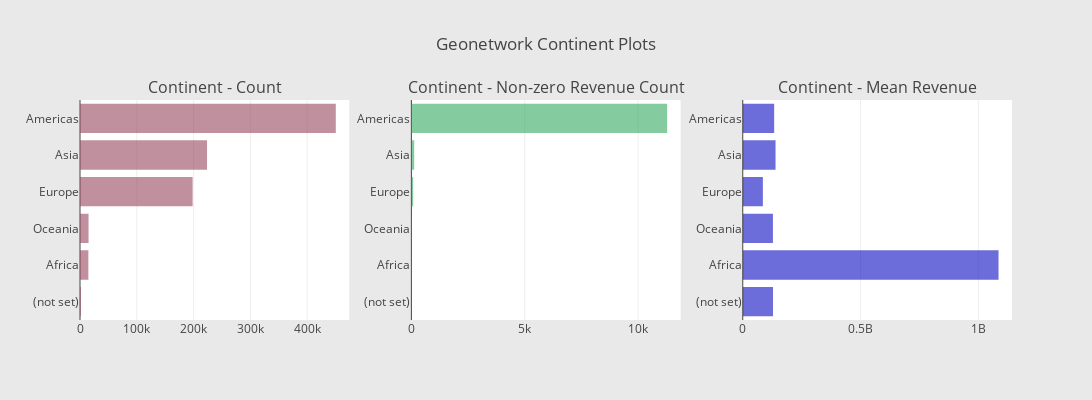

The notebook cell saved with this chart:
### Code cell
fig['layout'].update(height=400, width=1200, paper_bgcolor='rgb(233,233,233)', title="Geonetwork Continent Plots")
py.iplot(fig, filename='geonetwork-continent-plots')

### Figure 1 — Plotly figure (JSON) as saved in the notebook; plotly's stock layout.template omitted (floating-point values rounded to 4 significant figures)
{"data": [{"marker": {"color": "rgba(150, 71, 96, 0.6)"}, "orientation": "h", "showlegend": false, "type": "bar", "uid": "5a6ebb97-1e0a-409b-aba3-1d2a40bdfd39", "x": [1468, 14745, 15054, 198311, 223698, 450377], "xaxis": "x", "y": ["(not set)", "Africa", "Oceania", "Europe", "Asia", "Americas"], "yaxis": "y"}, {"marker": {"color": "rgba(50, 171, 96, 0.6)"}, "orientation": "h", "showlegend": false, "type": "bar", "uid": "6ea42d5f-f32b-475f-aa7c-03aede2cdd3b", "x": [6, 8, 14, 79, 125, 11283], "xaxis": "x2", "y": ["(not set)", "Africa", "Oceania", "Europe", "Asia", "Americas"], "yaxis": "y2"}, {"marker": {"color": "rgba(10, 11, 196, 0.6)"}, "orientation": "h", "showlegend": false, "type": "bar", "uid": "3c4cdb89-60e9-4ad0-9247-fdc8f89499e1", "x": [128300000.0, 1085970000, 128100000.0, 85410000.0, 139214720, 133400000.0], "xaxis": "x3", "y": ["(not set)", "Africa", "Oceania", "Europe", "Asia", "Americas"], "yaxis": "y3"}], "layout": {"annotations": [{"font": {"size": 16}, "showarrow": false, "text": "Continent - Count", "x": 0.1444, "xanchor": "center", "xref": "paper", "y": 1, "yanchor": "bottom", "yref": "paper"}, {"font": {"size": 16}, "showarrow": false, "text": "Continent - Non-zero Revenue Count", "x": 0.5, "xanchor": "center", "xref": "paper", "y": 1, "yanchor": "bottom", "yref": "paper"}, {"font": {"size": 16}, "showarrow": false, "text": "Continent - Mean Revenue", "x": 0.8556, "xanchor": "center", "xref": "paper", "y": 1, "yanchor": "bottom", "yref": "paper"}], "height": 400, "paper_bgcolor": "rgb(233,233,233)", "title": "Geonetwork Continent Plots", "width": 1200, "xaxis": {"anchor": "y", "domain": [0, 0.2889]}, "xaxis2": {"anchor": "y2", "domain": [0.3556, 0.6444]}, "xaxis3": {"anchor": "y3", "domain": [0.7111, 1]}, "yaxis": {"anchor": "x", "domain": [0, 1]}, "yaxis2": {"anchor": "x2", "domain": [0, 1]}, "yaxis3": {"anchor": "x3", "domain": [0, 1]}}}
